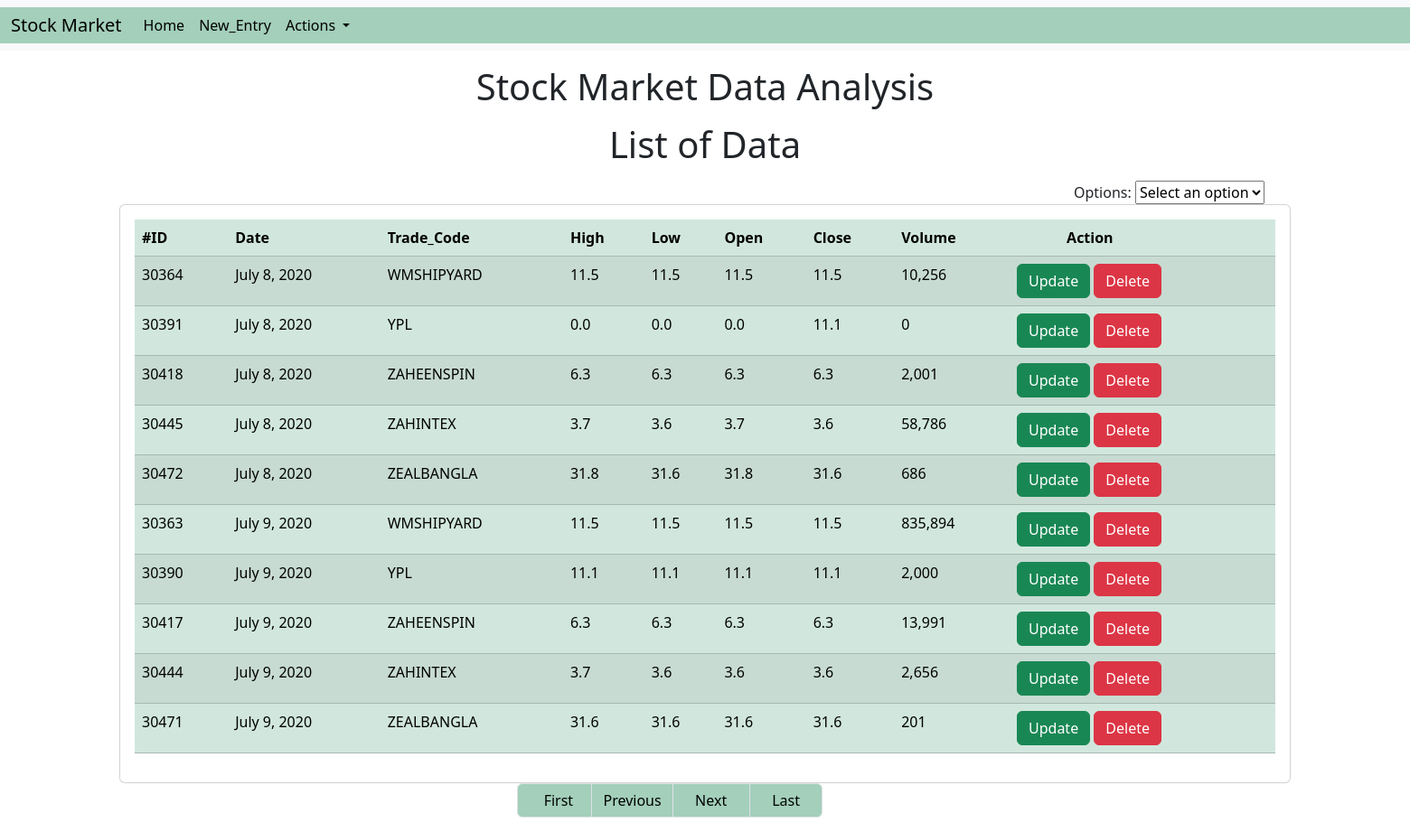
/?page=3, run on the app's committed database.
### stockMarketAnalysis/models.py (models this page shows)
class stock_market_data(models.Model):
    date = models.DateField(editable=True)
    trade_code = models.CharField(max_length=255)
    high = models.DecimalField(max_digits=10, decimal_places=1)
    low = models.DecimalField(max_digits=10, decimal_places=1)
    open= models.DecimalField(max_digits=10, decimal_places=1)
    close= models.DecimalField(max_digits=10, decimal_places=1)
    volume = models.CharField(max_length=255)

### stockMarketAnalysis/views.py (the view)
# urls.py: 2. Add a URL to urlpatterns:  path('', views.home, name='home')
def home(request):
    entities = stock_market_data.objects.all().order_by('date')
    paginator = Paginator(entities, 10)
    page_number = request.GET.get('page')
    entity = paginator.get_page(page_number)
    total_pages=entity.paginator.num_pages
    data ={
        'entity':entity,
        'total_pages':total_pages
    }
    return render(request,"index.html",data)

### templates/index.html (shortened to what this page needs)
<!doctype html>
<html lang="en">
<head>
  <link href="https://cdn.jsdelivr.net/npm/bootstrap@5.3.1/dist/css/bootstrap.min.css" rel="stylesheet"
>
</head>
<body>
  {% include "navbar.html" %}
  <h1 class="text-center my-3">Stock Market Data Analysis</h1>
  <h1 class="text-center my-3">List of Data</h1>
  <div class="container">
    <div class="row">
      <div style="margin-left: 80%;">
        <form action="/options/" method="post" id="form">
          <label for="optionsDropdown">Options:</label>
          <select id="optionsDropdown" name="option" onchange="submitForm()">
            <option value="default" selected disabled>Select an option</option>
          </select>
        </form>
      </div>
      <div class="col-md-12">
        <div class="card">
          <div class="card-body">
            <table class="table table-success table-striped">
              <thead>
                <tr>
                  <th>#ID</th>
                  <th>Date</th>
                  <th>Trade_Code</th>
                  <th>High</th>
                  <th>Low</th>
                  <th>Open</th>
                  <th>Close</th>
                  <th>Volume</th>
                  <th style="padding-left: 5%;"> Action</th>
                </tr>
              </thead>
              <tbody>
                {%for x in entity%}
                <tr>
                  <td>{{x.id}}</td>
                  <td>{{x.date}}</td>
                  <td>{{x.trade_code}}</td>
                  <td>{{x.high}}</td>
                  <td>{{x.low}}</td>
                  <td>{{x.open}}</td>
                  <td>{{x.close}}</td>
                  <td>{{x.volume}}</td>
                  <td><a href="update/{{x.id}}" class="btn btn-success">Update</a>
                    <a href="delete/{{x.id}}" class="btn btn-danger">Delete</a>
                  </td>
                </tr>
                {%endfor%}
              </tbody>
            </table>
          </div>
        </div>
      </div>
    </div>
  </div>
  <div class="container">
    <div class="row">
      <div class="col-md-5 offset-md-4">
        <nav aria-label="Page navigation example">
          <ul class="pagination">
            {% if entity.has_previous %}
            <li class="page-item"><a class="page-link bg" href="/?page=1">&nbsp;&nbsp;&nbsp;&nbsp;First&nbsp;&nbsp;</a>
            </li>
            <li class="page-item"><a class="page-link bg" href="/?page={{entity.previous_page_number}}">Previous</a>
            </li>
            {%endif%}
            {% if entity.has_next %}
            <li class="page-item"><a class="page-link bg" href="/?page={{entity.next_page_number}}">&nbsp;&nbsp; Next
                &nbsp;&nbsp; </a></li>
            {% endif %}
            <li class="page-item"><a class="page-link bg" href="/?page={{total_pages}}">&nbsp;&nbsp; Last &nbsp;&nbsp;
              </a></li>
          </ul>
        </nav>
      </div>
    </div>
  </div>
</body>
</html>

### templates/index.html (style rules this page uses)
.bg { color: black; background-color: #a3cfbb; }

### data on the page
stock_market_data: id "30364", date "July 8, 2020", trade_code "WMSHIPYARD", high "11.5", low "11.5", open "11.5", close "11.5", volume "10,256"
stock_market_data: id "30391", date "July 8, 2020", trade_code "YPL", high "0.0", low "0.0", open "0.0", close "11.1", volume "0"
stock_market_data: id "30418", date "July 8, 2020", trade_code "ZAHEENSPIN", high "6.3", low "6.3", open "6.3", close "6.3", volume "2,001"
stock_market_data: id "30445", date "July 8, 2020", trade_code "ZAHINTEX", high "3.7", low "3.6", open "3.7", close "3.6", volume "58,786"
stock_market_data: id "30472", date "July 8, 2020", trade_code "ZEALBANGLA", high "31.8", low "31.6", open "31.8", close "31.6", volume "686"
stock_market_data: id "30363", date "July 9, 2020", trade_code "WMSHIPYARD", high "11.5", low "11.5", open "11.5", close "11.5", volume "835,894"
stock_market_data: id "30390", date "July 9, 2020", trade_code "YPL", high "11.1", low "11.1", open "11.1", close "11.1", volume "2,000"
stock_market_data: id "30417", date "July 9, 2020", trade_code "ZAHEENSPIN", high "6.3", low "6.3", open "6.3", close "6.3", volume "13,991"
stock_market_data: id "30444", date "July 9, 2020", trade_code "ZAHINTEX", high "3.7", low "3.6", open "3.6", close "3.6", volume "2,656"
stock_market_data: id "30471", date "July 9, 2020", trade_code "ZEALBANGLA", high "31.6", low "31.6", open "31.6", close "31.6", volume "201"
